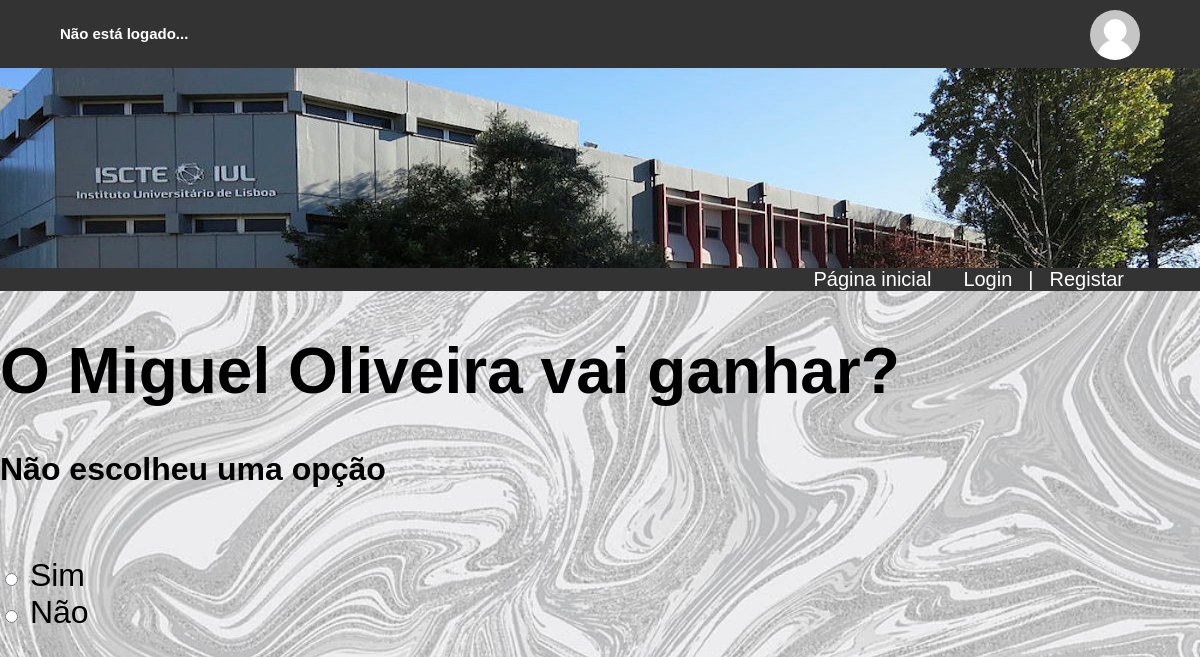
/votacao/1/voto, run on the app's committed database.
### votacao/models.py (models this page shows)
class Questao(models.Model):
    questao_texto = models.CharField(max_length=200)
    pub_data = models.DateTimeField('data de publicacao')

class Opcao(models.Model):
    questao = models.ForeignKey(Questao, on_delete=models.CASCADE)
    opcao_texto = models.CharField(max_length=200)
    votos = models.IntegerField(default=0)

### votacao/views.py (the view, shortened to what this page needs)
# urls.py: path('<int:questao_id>/voto', views.voto, name='voto'),
def voto(request, questao_id):
    questao = get_object_or_404(Questao, pk=questao_id)
    try:
        opcao_selecionada = questao.opcao_set.get(pk=request.POST['opcao'])
    except (KeyError, Opcao.DoesNotExist):
        return render(request, 'votacao/detalhe.html',
                      {'questao': questao,
                       'error_message': "Não escolheu uma opção",
                       })
    return HttpResponseRedirect(reverse('votacao:resultados', args=(questao_id,)))

### votacao/templates/votacao/detalhe.html (shortened to what this page needs)
{% extends './index.html' %}
{% block conteudoprincipal %}
    <h1>{{ questao.questao_texto }}</h1>
    {% if error_message %}
        <p><strong>{{ error_message }}</strong></p>
    {% endif %}
    <br>
    {% if questao.opcao_set %}
        <form action="{% url 'votacao:voto' questao.id %}"
              method="post">
            {% for opcao in questao.opcao_set.all %}
                <input type="radio" name="opcao"
                       id="opcao{{ forloop.counter }}"
                       value="{{ opcao.id }}" />
                <label for="opcao{{ forloop.counter }}">
                    {{ opcao.opcao_texto }}
                </label>
                <br>
            {% endfor %}
        </form>
    {% endif %}
    <br>
    <br>
{% endblock %}

### votacao/static/votacao/css/style.css (style rules this page uses)
* { box-sizing: border-box; }
body { font-family: sans-serif; font-size: 2em; margin: 0; background-image: url("../images/grey.jpg"); background-size: 100% 100%; background-size: cover }

### data on the page
Questao: questao_texto "O Miguel Oliveira vai ganhar?"
Opcao: opcao_texto "Sim"
Opcao: opcao_texto "Não"

### other printed values
{{ error_message }} "Não escolheu uma opção"
